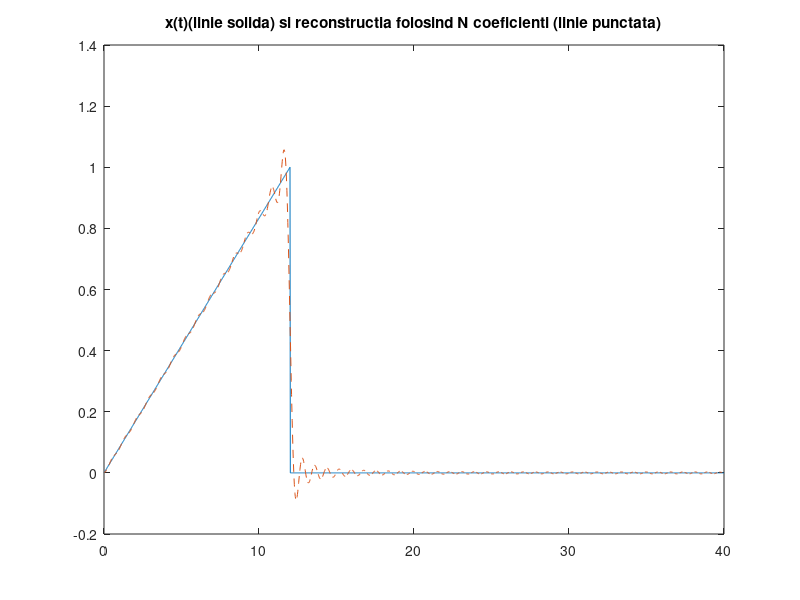
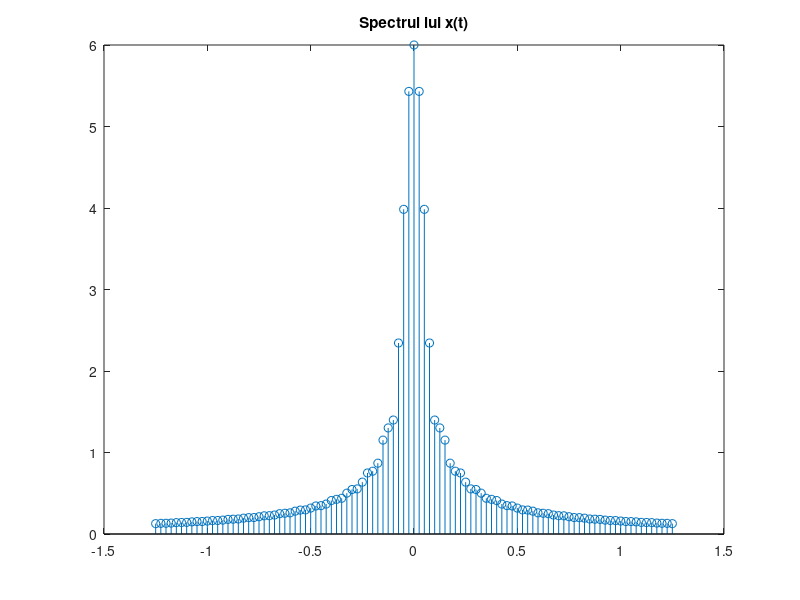

These figures' MATLAB source, in order:
%Semnal triunghiular
%Rezolutie temporara adecvata


P = 40; %Perioada
D = 12; %Durata semnalelor
N = 50; %Numar de coeficienti
w0 = 2*pi/P; %pulsatia unghiulara a semnalului
t_tr = 0:0.02:D; %esantionarea semnalului original
x_tr = sawtooth((pi/12)*t_tr,0.5)/2+0.5; %semnalul triunghiular original
t = 0:0.02:P; %esantionarea semnalului modificat
x = zeros(1,length(t)); %initializare a semnalului modificat cu valori nule
x(t<=D) = x_tr; %modificam valorile nule cu valori din semnalul original
                %unde avem valori din t <= durata semnalului 
figure(1);
plot(t,x),title('x(t)(linie solida) si reconstructia folosind N coeficienti (linie punctata)'); %afisare x(t)
hold on;


for k = -N:N %k este variabila dupa care se realizeaza suma
    x_t = x_tr; %x_t e semnalul realizat dupa formula SF data
    x_t = x_t .* exp(-1i*k*w0*t_tr); %inmultire intre doua matrice element cu element
    X(k+N+1) = 0; %initializare cu valoare nula
    for i = 1:length(t_tr)-1
        X(k+N+1) = X(k+N+1) + (t_tr(i+1)-t_tr(i)) * (x_t(i)+x_t(i+1))/2; %reconstructia folosind coeficientii
    end
end

for i = 1:length(t) %i este variabila dupa care se realizeaza suma
    x_finit(i) = 0; %initializare cu valoare nula
    for k=-N:N
        x_finit(i) = x_finit(i) + (1/P) * X(k+51) * exp(1i*k*w0*t(i));  %reconstructia folosind coeficientii
    end
end
plot(t,x_finit,'--'); %afisare reconstructie semnal folosind cei N coeficienti

figure(2);
w=-50*w0:w0:50*w0; %w este vectorul ce ne va permite afisarea spectrului functiei
stem(w/(2*pi),abs(X)),title('Spectrul lui x(t)'); %afisarea spectrului
